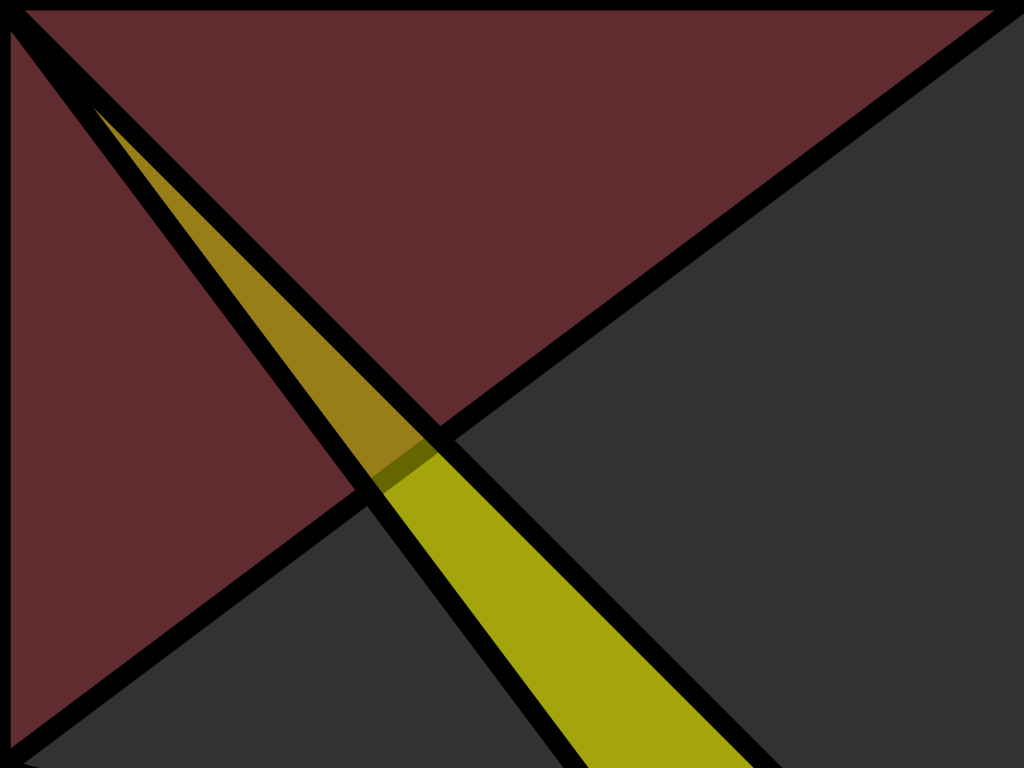
Frame 1 (no input)
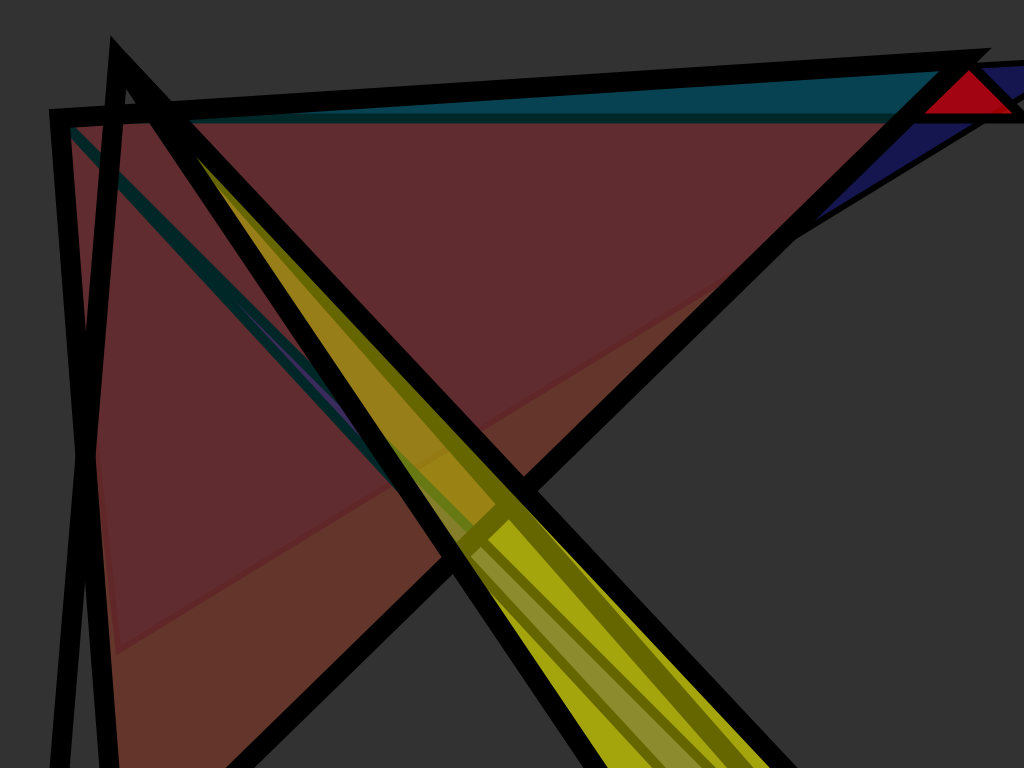
Frame 60 (the mouse pressed at the canvas centre just before this capture)
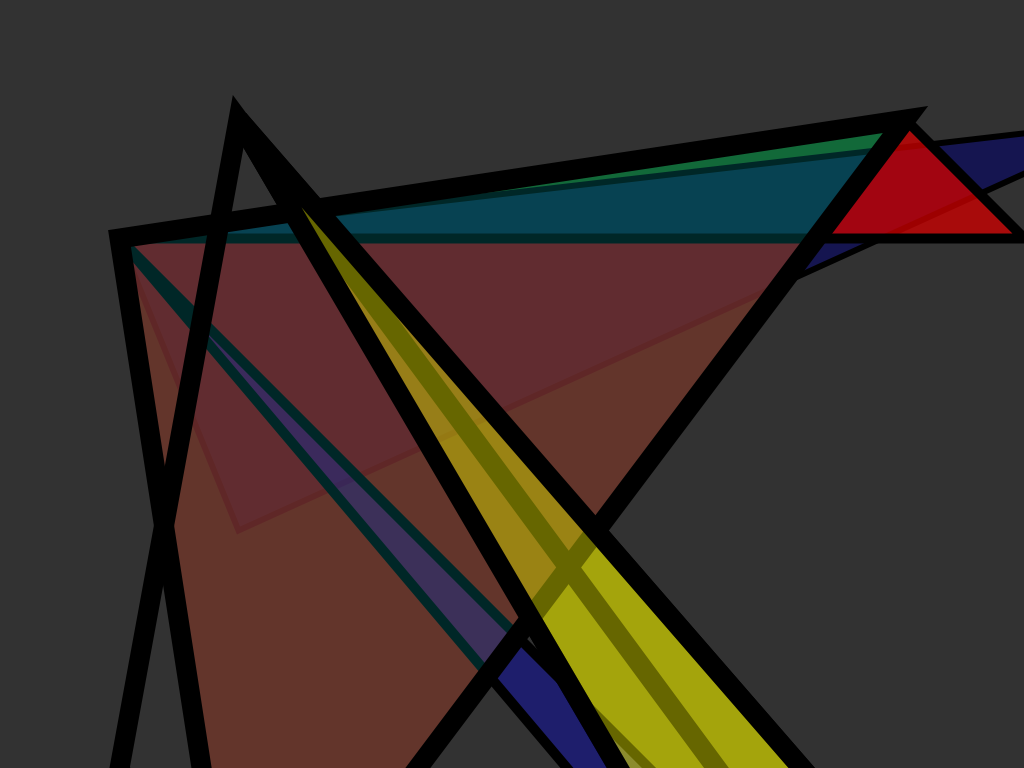
Frame 120 (the mouse held since frame 60 and released just before this capture)

The Processing sketch that drew these frames (run headless with seeded random() and noise(); from frame 60 on, the mouse is pressed at the canvas centre):

// Processing sketch: processing_144999
// ── processing_144999.pde

// Konkuk University   
// Department of Dynamic Media   
// SOS iDesign   
// Name: KIM Young Ji  
// ID: 201420069  

int x = 0;  
int y = 0;  
int xspeed = 1;  
int yspeed = 2;    

void setup() {  
  size(1024, 768);  
  background(255);  
  strokeWeight(5);   
}  

void draw() {     
  background(50,50,50,100);
  fill(200,200,0,130);
  quad (y,x,width,width,height,width,height,width);   
  strokeWeight(6);
  fill(0,200,0,100);  
  quad (x,y,width-x,x,y,height+y,x,y);      
  fill(0,0,100,150);
  quad (x,y,width+x,x,y,height-y,x,y);    
  fill(200,0,0,200);
  strokeWeight(10);    
  quad (width,y,width-x,x,y,height+y,x,y);    
  fill(0,0,200,100);  
  quad (x,y,width-x,width,height,height+y,x,y);    
  fill(0,100,100,100);  
  strokeWeight(20);
  quad (x,y,width-x,x,y,height+y,x,y);
  noFill();  
  quad (y,x,width-x,width,y,height+y,x,height);
  fill(200,200,0,130);
  quad (y,x,width,width,height,width,height,width); 
  
  x = x + xspeed;  
  y = y + yspeed;  
  
  if ((x>width) || (x<0)) {  
    xspeed = xspeed*-1;  
  } 
  if ((y>height) || (y<0)) {  
    yspeed = yspeed*-1;  
  }  
  } 
